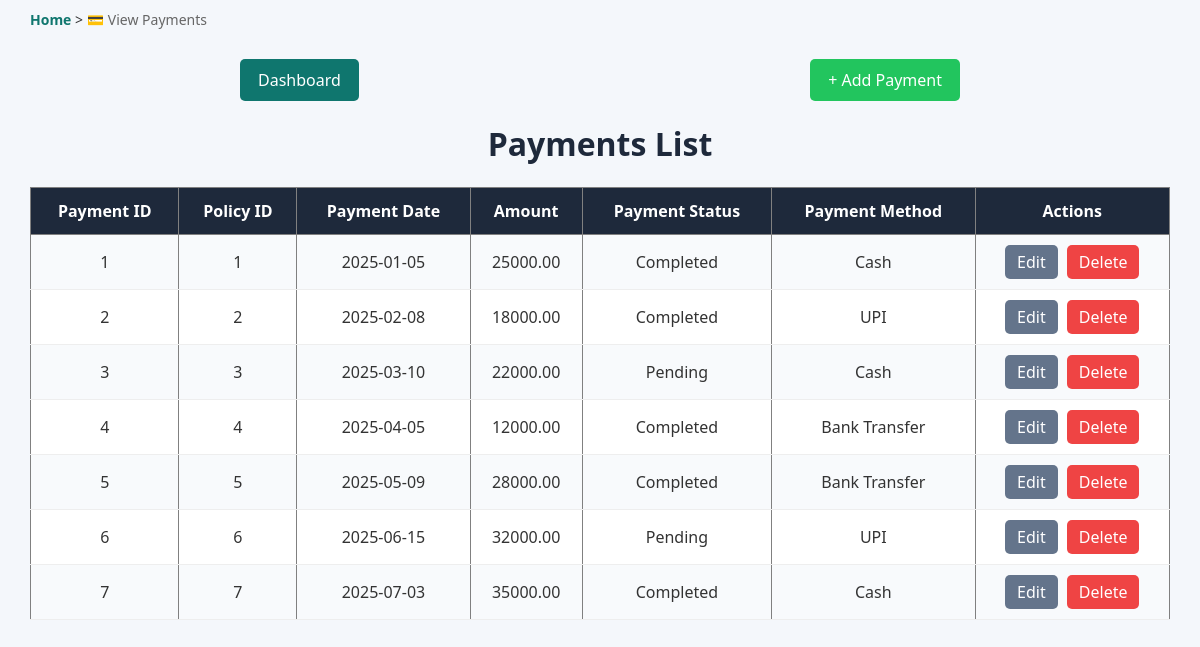
The page /payments/view_payments.php on the database its author committed.
### tables this page shows
CREATE TABLE payments (payment_id INT AUTO_INCREMENT PRIMARY KEY, policy_id INT NOT NULL, payment_date DATE NOT NULL, amount DECIMAL(10,2) NOT NULL,
 payment_status VARCHAR(20) DEFAULT 'Pending', payment_method VARCHAR(30),
 FOREIGN KEY (policy_id) REFERENCES policies(policy_id) ON DELETE CASCADE );

### payments/view_payments.php (the view, shortened to what this page needs)
<?php include '../db_config.php'; ?>
<!DOCTYPE html>
<html lang="en">
<head>
   <link rel="stylesheet" href="../styles.css">
</head>
<body>
<div class="breadcrumb">
<a href="../index.php">Home</a>
>
<span>💳 View Payments</span>
</div>
<div class="action-bar">
<a href="../index.php" class="back-button">
Dashboard
</a>
<a href="add_payment.php" class="add-button">
+ Add Payment
</a>
</div>
    <h1>Payments List</h1>
    <table border="1">
        <tr>
            <th>Payment ID</th>
            <th>Policy ID</th>
            <th>Payment Date</th>
            <th>Amount</th>
            <th>Payment Status</th>
            <th>Payment Method</th>
            <th>Actions</th>
        </tr>
        <?php
$sql = "SELECT * FROM payments";
$result = $conn->query($sql);
if ($result->num_rows > 0) {
while($row = $result->fetch_assoc()) {
?>
<tr>
<td><?= $row['payment_id']; ?></td>
<td><?= $row['policy_id']; ?></td>
<td><?= $row['payment_date']; ?></td>
<td><?= $row['amount']; ?></td>
<td><?= $row['payment_status']; ?></td>
<td><?= $row['payment_method']; ?></td>
<td>
<a class="edit-btn"
href="edit_payments.php?id=<?= $row['payment_id']; ?>">
Edit
</a>
<a class="delete-btn"
onclick="return confirm('Delete this record?')"
href="delete_payments.php?id=<?= $row['payment_id']; ?>">
Delete
</a>
</td>
</tr>
<?php
}
} else {
echo "<tr>
<td colspan='7'>No payments found.</td>
</tr>";
}
?> </table>
</body>
</html>

### styles.css (style rules this page uses)
:root { --primary:#0f766e; --secondary:#1e293b; --success:#22c55e; --warning:#6366f1; --danger:#ef4444; --light:#f4f7fb; --text:#333; --border:#d1d5db; }
body { font-family:Segoe UI,sans-serif; margin:0; background:var(--light); color:var(--text); }
h1 { text-align:center; color:var(--secondary); }
.action-bar { width:60%; margin:20px auto; display:flex; justify-content:space-between; align-items:center; margin-bottom:20px; }
table { width:95%; margin:20px auto; border-collapse:collapse; background:white; box-shadow:var(--shadow); }
th { background:var(--secondary); color:white; padding:12px; }
td { padding:10px; text-align:center; border-bottom:1px solid #eee; }
tr:nth-child(even) { background:#f8fafc; }
.breadcrumb { width:95%; margin:auto; padding:10px 0; font-size:14px; }
.breadcrumb a { text-decoration:none; color:var(--primary); font-weight:600; }
.breadcrumb span { color:#666; }
.back-button { display:inline-block; padding:10px 18px; background:#0f766e; color:white; text-decoration:none; border-radius:5px; transition:0.3s; }
.add-button { display:inline-block; padding:10px 18px; background:#22c55e; color:white; text-decoration:none; border-radius:5px; transition:0.3s; }
.edit-btn { display:inline-block; padding:6px 12px; background:#64748b; color:white; text-decoration:none; border-radius:5px; margin-right:5px; transition:0.3s; }
.delete-btn { display:inline-block; padding:6px 12px; background:#ef4444; color:white; text-decoration:none; border-radius:5px; transition:0.3s; }

### rows shown on the page
payments: payment_id "1", policy "1", payment_date "2025-01-05", amount "25000.00", payment_status "Completed", payment_method "Cash"
payments: payment_id "2", policy "2", payment_date "2025-02-08", amount "18000.00", payment_status "Completed", payment_method "UPI"
payments: payment_id "3", policy "3", payment_date "2025-03-10", amount "22000.00", payment_status "Pending", payment_method "Cash"
payments: payment_id "4", policy "4", payment_date "2025-04-05", amount "12000.00", payment_status "Completed", payment_method "Bank Transfer"
payments: payment_id "5", policy "5", payment_date "2025-05-09", amount "28000.00", payment_status "Completed", payment_method "Bank Transfer"
payments: payment_id "6", policy "6", payment_date "2025-06-15", amount "32000.00", payment_status "Pending", payment_method "UPI"
payments: payment_id "7", policy "7", payment_date "2025-07-03", amount "35000.00", payment_status "Completed", payment_method "Cash"
